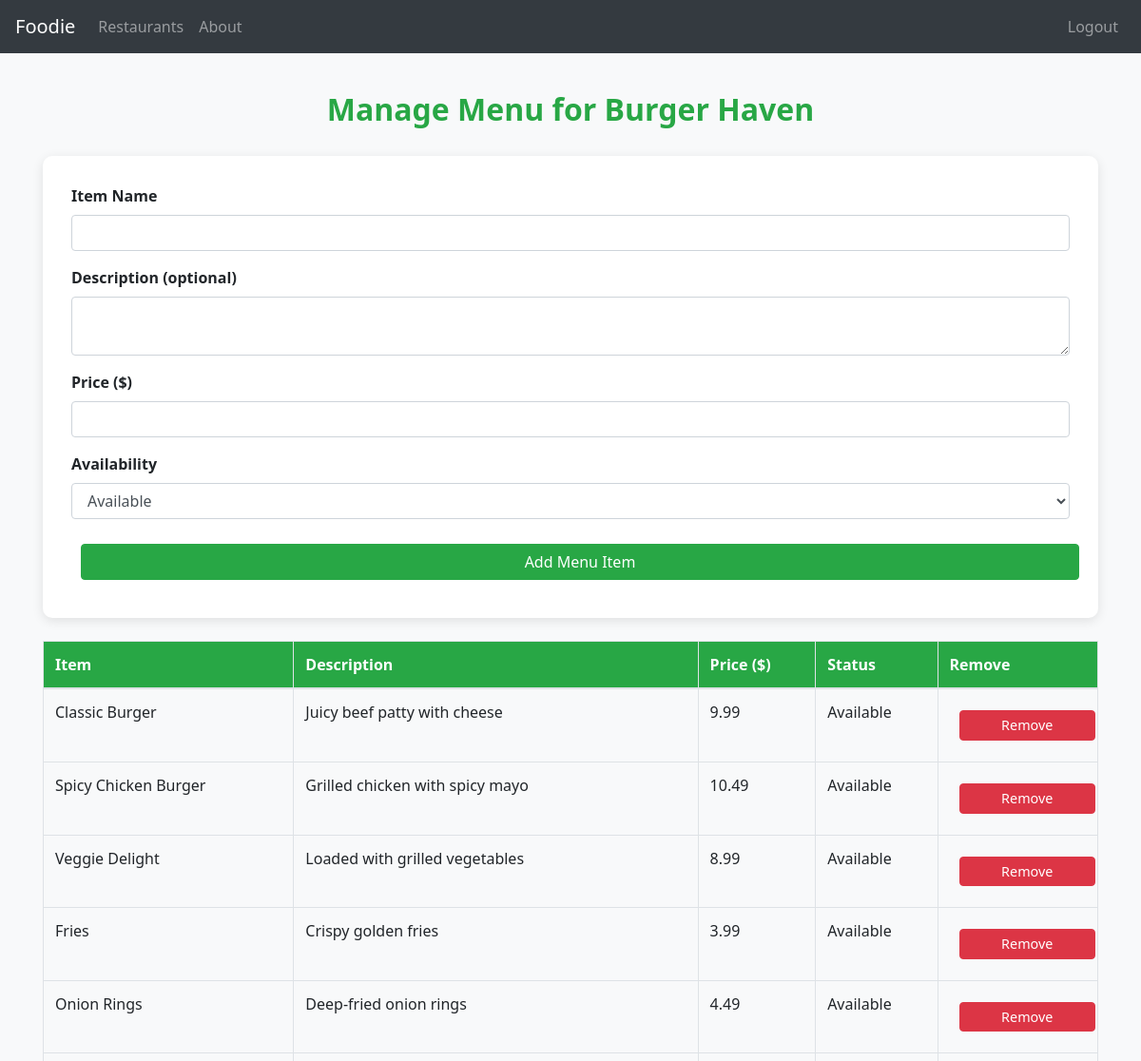
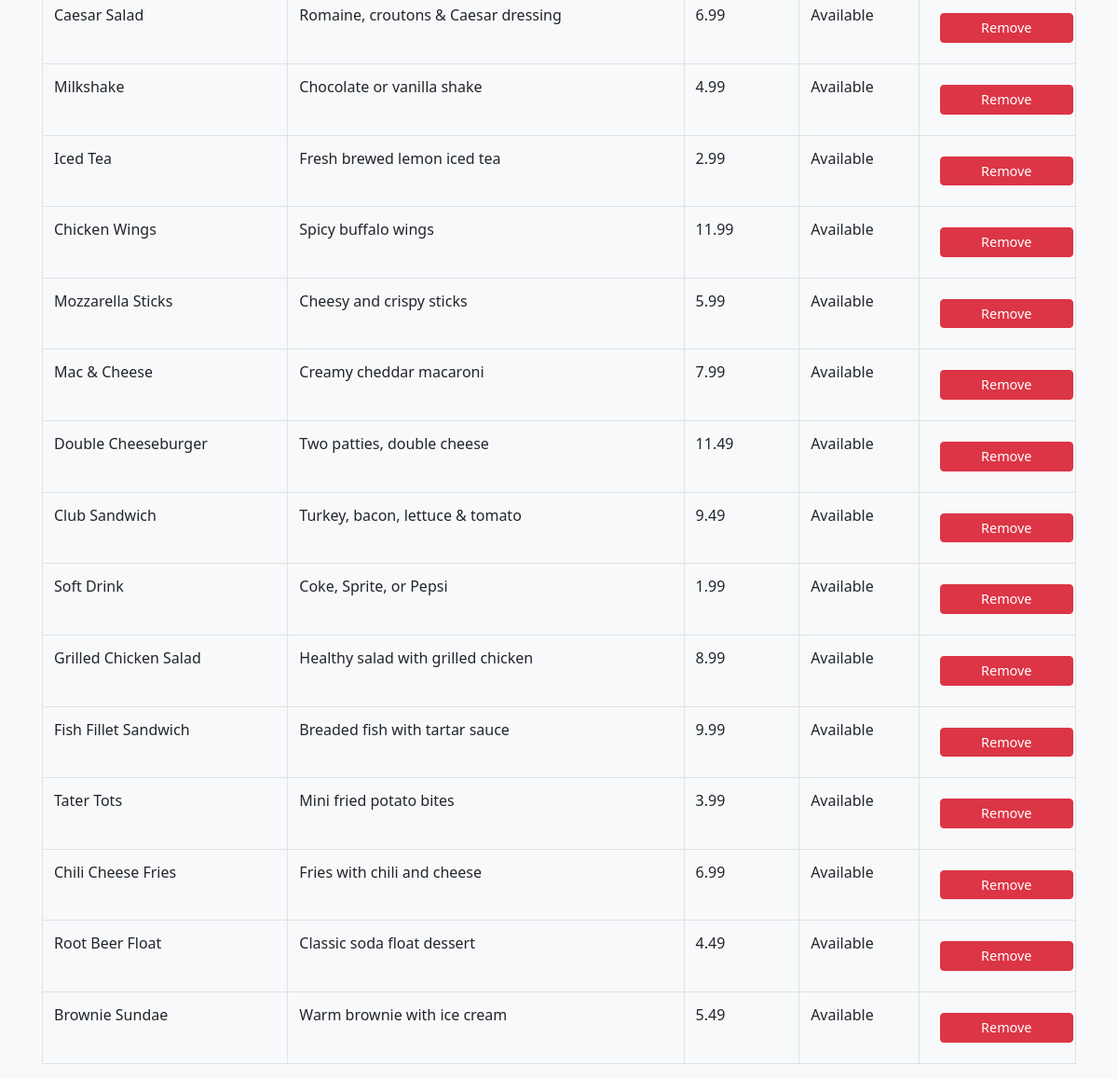
Screenshot of /restaurant/4/manage_menu (signed in) with the database file from the repository (2 pictures, top to bottom).
### tables this page shows
CREATE TABLE Restaurants (
    RestaurantID INTEGER PRIMARY KEY AUTOINCREMENT,
    OwnerID INTEGER NOT NULL,
    Name TEXT NOT NULL,
    Address TEXT NOT NULL,
    PhoneNumber TEXT NOT NULL,
    OpeningHours TEXT NOT NULL,
    FOREIGN KEY (OwnerID) REFERENCES Users(UserID)
);

CREATE TABLE MenuItems (
    MenuItemID INTEGER PRIMARY KEY AUTOINCREMENT,
    RestaurantID INTEGER NOT NULL,
    ItemName TEXT NOT NULL,
    Description TEXT,
    Price REAL NOT NULL,
    AvailabilityStatus TEXT CHECK(AvailabilityStatus IN ('Available', 'Unavailable')) NOT NULL,
    FOREIGN KEY (RestaurantID) REFERENCES Restaurants(RestaurantID)
);

### app.py (the view)
@app.route('/restaurant/<int:restaurant_id>/manage_menu', methods=['GET'])
@login_required
def manage_menu(restaurant_id):
    role = session.get('Role')
    user_id = session.get('UserID')
    conn = sqlite3.connect('database.db')
    conn.row_factory = sqlite3.Row
    cursor = conn.cursor()
    if role != 'Admin':
        cursor.execute("SELECT * FROM Restaurants WHERE RestaurantID=? AND OwnerID=?", (restaurant_id, user_id))
        if not cursor.fetchone():
            flash("Unauthorized access", "danger")
            return redirect(url_for('about'))
    cursor.execute("SELECT * FROM Restaurants WHERE RestaurantID=?", (restaurant_id,))
    restaurant = cursor.fetchone()
    cursor.execute("SELECT * FROM MenuItems WHERE RestaurantID=?", (restaurant_id,))
    menu_items = cursor.fetchall()
    conn.close()
    return render_template("menu_item_management.html", restaurant=restaurant, menu_items=menu_items)

### app.py (called while the page is built)
def login_required(f):
    @wraps(f)
    def decorated_function(*args, **kwargs):
        if 'UserID' not in session:
            return redirect(url_for('signin'))
        return f(*args, **kwargs)
    return decorated_function

### templates/menu_item_management.html (shortened to what this page needs)
<!DOCTYPE html>
<html lang="en">
<head>
    <link rel="stylesheet" href="{{ url_for('static', filename='style.css') }}">
    <link rel="stylesheet" href="https://stackpath.bootstrapcdn.com/bootstrap/4.5.2/css/bootstrap.min.css">
</head>
<body>
    <nav class="navbar navbar-expand-lg navbar-dark bg-dark">
        <a class="navbar-brand" href="{{ url_for('about') }}">Foodie</a>
        <div class="collapse navbar-collapse">
            <ul class="navbar-nav mr-auto">
                <li class="nav-item"><a class="nav-link" href="{{ url_for('restaurants') }}">Restaurants</a></li>
                <li class="nav-item"><a class="nav-link" href="{{ url_for('about') }}">About</a></li>
            </ul>
            <ul class="navbar-nav">
                {% if session.get('UserID') %}
                <li class="nav-item"><a class="nav-link" href="{{ url_for('logout') }}">Logout</a></li>
                {% endif %}
            </ul>
        </div>
    </nav>
    <div class="container">
        <h2>Manage Menu for {{ restaurant['name'] }}</h2>
        <div class="form-section mb-4">
            <form method="POST" action="{{ url_for('add_menu_item', restaurant_id=restaurant['restaurantid']) }}">
                <div class="form-group">
                    <label for="item_name">Item Name</label>
                    <input type="text" class="form-control" id="item_name" name="item_name" required>
                </div>
                <div class="form-group">
                    <label for="description">Description (optional)</label>
                    <textarea class="form-control" id="description" name="description"></textarea>
                </div>
                <div class="form-group">
                    <label for="price">Price ($)</label>
                    <input type="number" class="form-control" id="price" name="price" step="0.01" required>
                </div>
                <div class="form-group">
                    <label for="availability">Availability</label>
                    <select class="form-control" id="availability" name="availability">
                        <option value="Available">Available</option>
                    </select>
                </div>
                <button type="submit" class="btn btn-success">Add Menu Item</button>
            </form>
        </div>
        <div class="table-responsive">
            <table class="table table-bordered menu-table">
                <thead>
                    <tr>
                        <th>Item</th>
                        <th>Description</th>
                        <th>Price ($)</th>
                        <th>Status</th>
                        <th>Remove</th>
                    </tr>
                </thead>
                <tbody>
                    {% for item in menu_items %}
                    <tr>
                        <td>{{ item['ItemName'] }}</td>
                        <td>{{ item['Description'] or '—' }}</td>
                        <td>{{ item['Price'] }}</td>
                        <td>{{ item['AvailabilityStatus'] }}</td>
                        <td>
                            <form action="{{ url_for('remove_menu_item', menu_item_id=item['MenuItemID'], restaurant_id=restaurant['restaurantid']) }}" method="POST" onsubmit="return confirm('Are you sure you want to remove this item?');">
                                <button type="submit" class="btn btn-danger">Remove</button>
                            </form>
                        </td>
                    </tr>
                    {% else %}
                    <tr><td colspan="5" class="text-center">No menu items found.</td></tr>
                    {% endfor %}
                </tbody>
            </table>
        </div>
    </div>
</body>
</html>

### static/style.css (style rules this page uses)
body { margin: 0; padding: 0; font-family: 'Segoe UI', Tahoma, Geneva, Verdana, sans-serif; }
h2 { margin-bottom: 20px; }
label { font-weight: bold; display: block; }
input, select { width: 100%; padding: 8px; margin-top: 5px; border: 1px solid #ccc; border-radius: 5px; }
button { width: 100%; padding: 10px; background-color: #ff5733; color: white; border: none; border-radius: 5px; cursor: pointer; font-size: 16px; }
.btn { padding: 15px 30px; margin: 10px; font-size: 1em; border: none; border-radius: 30px; cursor: pointer; transition: background-color 0.3s ease; }

### templates/menu_item_management.html (style rules this page uses)
body { background-color: #f8f9fa; font-family: 'Segoe UI', sans-serif; }
.container { margin-top: 40px; }
h2 { text-align: center; margin-bottom: 30px; color: #28a745; font-weight: bold; }
.form-section { background-color: white; padding: 30px; border-radius: 10px; box-shadow: 0 3px 12px rgba(0, 0, 0, 0.1); }
.menu-table th { background-color: #28a745; color: white; }
.btn-danger { font-size: 0.9rem; padding: 4px 10px; }

### rows the page displays
Restaurants: name "Burger Haven"
MenuItems: ItemName "Classic Burger", Description "Juicy beef patty with cheese", Price "9.99", AvailabilityStatus "Available"
MenuItems: ItemName "Spicy Chicken Burger", Description "Grilled chicken with spicy mayo", Price "10.49", AvailabilityStatus "Available"
MenuItems: ItemName "Veggie Delight", Description "Loaded with grilled vegetables", Price "8.99", AvailabilityStatus "Available"
MenuItems: ItemName "Fries", Description "Crispy golden fries", Price "3.99", AvailabilityStatus "Available"
MenuItems: ItemName "Onion Rings", Description "Deep-fried onion rings", Price "4.49", AvailabilityStatus "Available"
MenuItems: ItemName "Caesar Salad", Description "Romaine, croutons & Caesar dressing", Price "6.99", AvailabilityStatus "Available"
MenuItems: ItemName "Milkshake", Description "Chocolate or vanilla shake", Price "4.99", AvailabilityStatus "Available"
MenuItems: ItemName "Iced Tea", Description "Fresh brewed lemon iced tea", Price "2.99", AvailabilityStatus "Available"
MenuItems: ItemName "Chicken Wings", Description "Spicy buffalo wings", Price "11.99", AvailabilityStatus "Available"
MenuItems: ItemName "Mozzarella Sticks", Description "Cheesy and crispy sticks", Price "5.99", AvailabilityStatus "Available"
MenuItems: ItemName "Mac & Cheese", Description "Creamy cheddar macaroni", Price "7.99", AvailabilityStatus "Available"
MenuItems: ItemName "Double Cheeseburger", Description "Two patties, double cheese", Price "11.49", AvailabilityStatus "Available"
MenuItems: ItemName "Club Sandwich", Description "Turkey, bacon, lettuce & tomato", Price "9.49", AvailabilityStatus "Available"
MenuItems: ItemName "Soft Drink", Description "Coke, Sprite, or Pepsi", Price "1.99", AvailabilityStatus "Available"
MenuItems: ItemName "Grilled Chicken Salad", Description "Healthy salad with grilled chicken", Price "8.99", AvailabilityStatus "Available"
MenuItems: ItemName "Fish Fillet Sandwich", Description "Breaded fish with tartar sauce", Price "9.99", AvailabilityStatus "Available"
MenuItems: ItemName "Tater Tots", Description "Mini fried potato bites", Price "3.99", AvailabilityStatus "Available"
MenuItems: ItemName "Chili Cheese Fries", Description "Fries with chili and cheese", Price "6.99", AvailabilityStatus "Available"
MenuItems: ItemName "Root Beer Float", Description "Classic soda float dessert", Price "4.49", AvailabilityStatus "Available"
MenuItems: ItemName "Brownie Sundae", Description "Warm brownie with ice cream", Price "5.49", AvailabilityStatus "Available"
